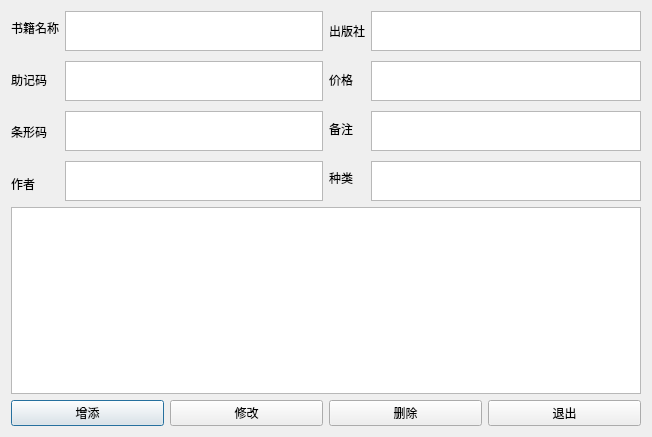
<?xml version="1.0" encoding="UTF-8"?>
<ui version="4.0">
 <class>Dialog</class>
 <widget class="QDialog" name="Dialog">
  <property name="geometry">
   <rect>
    <x>0</x>
    <y>0</y>
    <width>652</width>
    <height>437</height>
   </rect>
  </property>
  <property name="windowTitle">
   <string>Dialog</string>
  </property>
  <layout class="QVBoxLayout" name="verticalLayout_2">
   <item>
    <layout class="QHBoxLayout" name="horizontalLayout_3">
     <item>
      <layout class="QHBoxLayout" name="horizontalLayout_4">
       <item>
        <layout class="QVBoxLayout" name="verticalLayout">
         <property name="spacing">
          <number>18</number>
         </property>
         <item>
          <widget class="QLabel" name="label">
           <property name="sizePolicy">
            <sizepolicy hsizetype="Preferred" vsizetype="Fixed">
             <horstretch>0</horstretch>
             <verstretch>0</verstretch>
            </sizepolicy>
           </property>
           <property name="maximumSize">
            <size>
             <width>16777215</width>
             <height>40</height>
            </size>
           </property>
           <property name="text">
            <string>书籍名称</string>
           </property>
          </widget>
         </item>
         <item>
          <widget class="QLabel" name="label_3">
           <property name="sizePolicy">
            <sizepolicy hsizetype="Preferred" vsizetype="Fixed">
             <horstretch>0</horstretch>
             <verstretch>0</verstretch>
            </sizepolicy>
           </property>
           <property name="maximumSize">
            <size>
             <width>16777215</width>
             <height>40</height>
            </size>
           </property>
           <property name="text">
            <string>助记码</string>
           </property>
          </widget>
         </item>
         <item>
          <widget class="QLabel" name="label_4">
           <property name="sizePolicy">
            <sizepolicy hsizetype="Preferred" vsizetype="Fixed">
             <horstretch>0</horstretch>
             <verstretch>0</verstretch>
            </sizepolicy>
           </property>
           <property name="maximumSize">
            <size>
             <width>16777215</width>
             <height>40</height>
            </size>
           </property>
           <property name="text">
            <string>条形码</string>
           </property>
          </widget>
         </item>
         <item>
          <widget class="QLabel" name="label_5">
           <property name="sizePolicy">
            <sizepolicy hsizetype="Preferred" vsizetype="Fixed">
             <horstretch>0</horstretch>
             <verstretch>0</verstretch>
            </sizepolicy>
           </property>
           <property name="maximumSize">
            <size>
             <width>16777215</width>
             <height>40</height>
            </size>
           </property>
           <property name="text">
            <string>作者</string>
           </property>
          </widget>
         </item>
        </layout>
       </item>
       <item>
        <layout class="QVBoxLayout" name="verticalLayout_3">
         <property name="spacing">
          <number>10</number>
         </property>
         <item>
          <widget class="QTextEdit" name="txBookName">
           <property name="sizePolicy">
            <sizepolicy hsizetype="Expanding" vsizetype="Fixed">
             <horstretch>0</horstretch>
             <verstretch>0</verstretch>
            </sizepolicy>
           </property>
           <property name="maximumSize">
            <size>
             <width>16777215</width>
             <height>40</height>
            </size>
           </property>
          </widget>
         </item>
         <item>
          <widget class="QTextEdit" name="txBookJZCode">
           <property name="sizePolicy">
            <sizepolicy hsizetype="Expanding" vsizetype="Fixed">
             <horstretch>0</horstretch>
             <verstretch>0</verstretch>
            </sizepolicy>
           </property>
           <property name="maximumSize">
            <size>
             <width>16777215</width>
             <height>40</height>
            </size>
           </property>
          </widget>
         </item>
         <item>
          <widget class="QTextEdit" name="txBookBarCode">
           <property name="sizePolicy">
            <sizepolicy hsizetype="Expanding" vsizetype="Fixed">
             <horstretch>0</horstretch>
             <verstretch>0</verstretch>
            </sizepolicy>
           </property>
           <property name="maximumSize">
            <size>
             <width>16777215</width>
             <height>40</height>
            </size>
           </property>
          </widget>
         </item>
         <item>
          <widget class="QTextEdit" name="txBookAuthor">
           <property name="sizePolicy">
            <sizepolicy hsizetype="Expanding" vsizetype="Fixed">
             <horstretch>0</horstretch>
             <verstretch>0</verstretch>
            </sizepolicy>
           </property>
           <property name="maximumSize">
            <size>
             <width>16777215</width>
             <height>40</height>
            </size>
           </property>
          </widget>
         </item>
        </layout>
       </item>
      </layout>
     </item>
     <item>
      <layout class="QHBoxLayout" name="horizontalLayout_2">
       <item>
        <layout class="QVBoxLayout" name="verticalLayout_4">
         <property name="spacing">
          <number>20</number>
         </property>
         <item>
          <widget class="QLabel" name="label_10">
           <property name="sizePolicy">
            <sizepolicy hsizetype="Preferred" vsizetype="Fixed">
             <horstretch>0</horstretch>
             <verstretch>0</verstretch>
            </sizepolicy>
           </property>
           <property name="text">
            <string>出版社</string>
           </property>
          </widget>
         </item>
         <item>
          <widget class="QLabel" name="label_11">
           <property name="sizePolicy">
            <sizepolicy hsizetype="Preferred" vsizetype="Fixed">
             <horstretch>0</horstretch>
             <verstretch>0</verstretch>
            </sizepolicy>
           </property>
           <property name="text">
            <string>价格</string>
           </property>
          </widget>
         </item>
         <item>
          <widget class="QLabel" name="label_12">
           <property name="sizePolicy">
            <sizepolicy hsizetype="Preferred" vsizetype="Fixed">
             <horstretch>0</horstretch>
             <verstretch>0</verstretch>
            </sizepolicy>
           </property>
           <property name="text">
            <string>备注</string>
           </property>
          </widget>
         </item>
         <item>
          <widget class="QLabel" name="label_13">
           <property name="sizePolicy">
            <sizepolicy hsizetype="Preferred" vsizetype="Fixed">
             <horstretch>0</horstretch>
             <verstretch>0</verstretch>
            </sizepolicy>
           </property>
           <property name="text">
            <string>种类</string>
           </property>
          </widget>
         </item>
        </layout>
       </item>
       <item>
        <layout class="QVBoxLayout" name="verticalLayout_6">
         <property name="spacing">
          <number>10</number>
         </property>
         <item>
          <widget class="QTextEdit" name="txBookPress_2">
           <property name="sizePolicy">
            <sizepolicy hsizetype="Expanding" vsizetype="Fixed">
             <horstretch>0</horstretch>
             <verstretch>0</verstretch>
            </sizepolicy>
           </property>
           <property name="minimumSize">
            <size>
             <width>0</width>
             <height>40</height>
            </size>
           </property>
           <property name="maximumSize">
            <size>
             <width>16777215</width>
             <height>40</height>
            </size>
           </property>
          </widget>
         </item>
         <item>
          <widget class="QTextEdit" name="txBookPrice_2">
           <property name="sizePolicy">
            <sizepolicy hsizetype="Expanding" vsizetype="Fixed">
             <horstretch>0</horstretch>
             <verstretch>0</verstretch>
            </sizepolicy>
           </property>
           <property name="minimumSize">
            <size>
             <width>0</width>
             <height>40</height>
            </size>
           </property>
           <property name="maximumSize">
            <size>
             <width>16777215</width>
             <height>40</height>
            </size>
           </property>
          </widget>
         </item>
         <item>
          <widget class="QTextEdit" name="txBookNote_2">
           <property name="sizePolicy">
            <sizepolicy hsizetype="Expanding" vsizetype="Fixed">
             <horstretch>0</horstretch>
             <verstretch>0</verstretch>
            </sizepolicy>
           </property>
           <property name="minimumSize">
            <size>
             <width>0</width>
             <height>40</height>
            </size>
           </property>
           <property name="maximumSize">
            <size>
             <width>16777215</width>
             <height>40</height>
            </size>
           </property>
          </widget>
         </item>
         <item>
          <widget class="QTextEdit" name="t_2">
           <property name="sizePolicy">
            <sizepolicy hsizetype="Expanding" vsizetype="Fixed">
             <horstretch>0</horstretch>
             <verstretch>0</verstretch>
            </sizepolicy>
           </property>
           <property name="minimumSize">
            <size>
             <width>0</width>
             <height>40</height>
            </size>
           </property>
           <property name="maximumSize">
            <size>
             <width>16777215</width>
             <height>40</height>
            </size>
           </property>
          </widget>
         </item>
        </layout>
       </item>
      </layout>
     </item>
    </layout>
   </item>
   <item>
    <widget class="QListWidget" name="listWidget">
     <property name="sizePolicy">
      <sizepolicy hsizetype="Expanding" vsizetype="Minimum">
       <horstretch>0</horstretch>
       <verstretch>180</verstretch>
      </sizepolicy>
     </property>
     <property name="minimumSize">
      <size>
       <width>0</width>
       <height>180</height>
      </size>
     </property>
    </widget>
   </item>
   <item>
    <layout class="QHBoxLayout" name="horizontalLayout">
     <item>
      <widget class="QPushButton" name="pushButton">
       <property name="text">
        <string>增添</string>
       </property>
      </widget>
     </item>
     <item>
      <widget class="QPushButton" name="pushButton_2">
       <property name="text">
        <string>修改</string>
       </property>
      </widget>
     </item>
     <item>
      <widget class="QPushButton" name="pushButton_3">
       <property name="text">
        <string>删除</string>
       </property>
      </widget>
     </item>
     <item>
      <widget class="QPushButton" name="pushButton_4">
       <property name="text">
        <string>退出</string>
       </property>
      </widget>
     </item>
    </layout>
   </item>
  </layout>
 </widget>
 <resources/>
 <connections/>
</ui>
